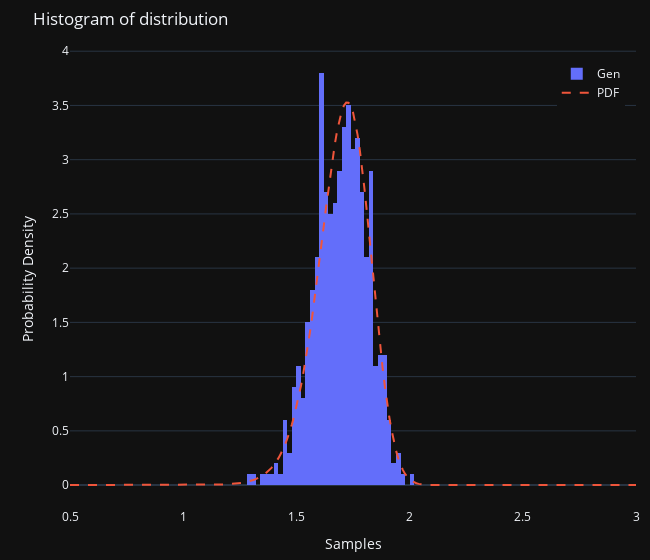

This figure's notebook cell:
### Markdown cell above
Проверю корректность генерации при размере выборки, равном $500$

### Code cell
gen = np.empty(500)
for j in range(500):
    gen[j] = generate_sample()

x = np.arange(0.5, 3.01, 0.01)
y = (3 * x**2)/np.sqrt(2 * np.pi) * np.exp(-((5 - x**3)**2)/2)

fig = go.Figure()
fig.add_histogram(x=gen, histnorm='probability density', name='Gen')
fig.add_trace(go.Scatter(x=x, y=y, line=dict(dash='dash'), name='PDF'))

fig.update_layout(legend=dict(x=.86, y=.98),
                  margin=dict(l=70, r=10, t=50, b=10),
                  title='Histogram of distribution',
                  hovermode='x unified',
                  xaxis_title_text='Samples',
                  yaxis_title_text='Probability Density',
                  template=theme,
                  width=650)

fig.show()

### Figure 1 — Plotly figure (JSON) as saved in the notebook; plotly's stock layout.template omitted (floating-point values rounded to 4 significant figures; data arrays with more than 128 entries replaced by an {"elided": "..."} marker saying what was removed)
{"data": [{"histnorm": "probability density", "name": "Gen", "type": "histogram", "x": {"elided": "500 float values"}}, {"line": {"dash": "dash"}, "name": "PDF", "type": "scatter", "x": {"elided": "251 float values"}, "y": {"elided": "251 float values"}}], "layout": {"hovermode": "x unified", "legend": {"x": 0.86, "y": 0.98}, "margin": {"b": 10, "l": 70, "r": 10, "t": 50}, "title": {"text": "Histogram of distribution"}, "width": 650, "xaxis": {"title": {"text": "Samples"}}, "yaxis": {"title": {"text": "Probability Density"}}}}
